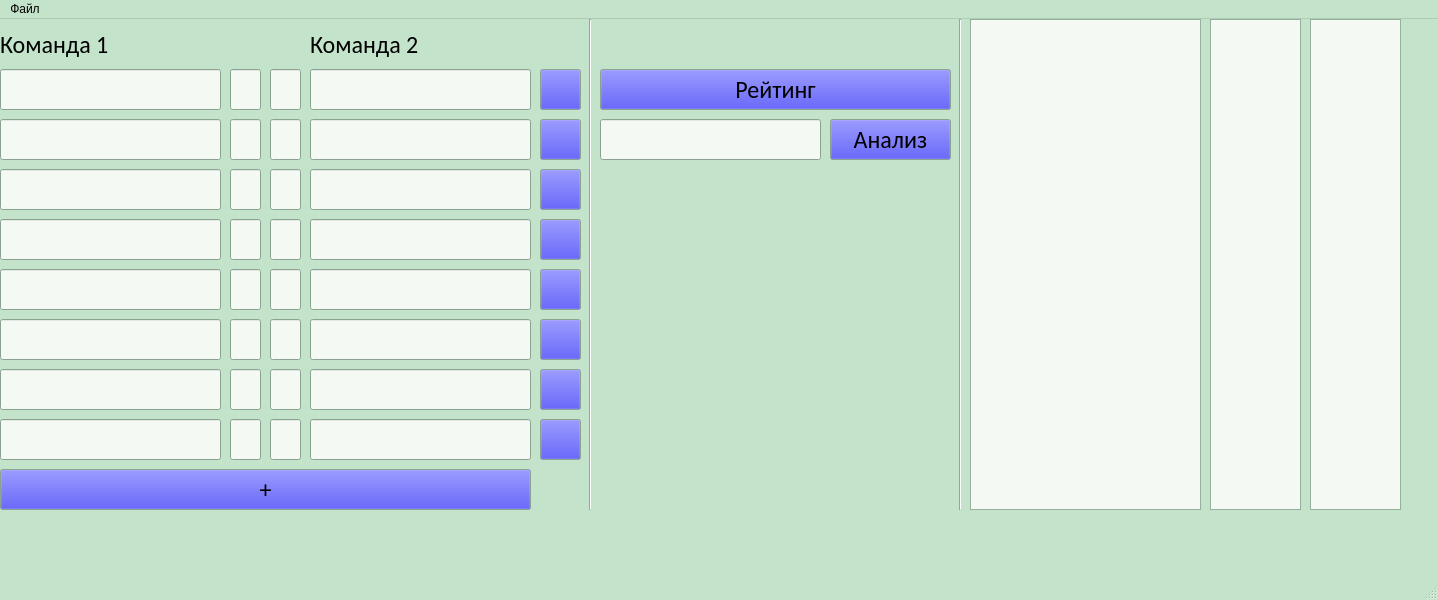
<?xml version="1.0" encoding="UTF-8"?>
<ui version="4.0">
 <class>MainWindow</class>
 <widget class="QMainWindow" name="MainWindow">
  <property name="enabled">
   <bool>true</bool>
  </property>
  <property name="geometry">
   <rect>
    <x>0</x>
    <y>0</y>
    <width>1438</width>
    <height>600</height>
   </rect>
  </property>
  <property name="palette">
   <palette>
    <active>
     <colorrole role="Button">
      <brush brushstyle="SolidPattern">
       <color alpha="255">
        <red>0</red>
        <green>0</green>
        <blue>255</blue>
       </color>
      </brush>
     </colorrole>
     <colorrole role="Base">
      <brush brushstyle="SolidPattern">
       <color alpha="255">
        <red>244</red>
        <green>249</green>
        <blue>244</blue>
       </color>
      </brush>
     </colorrole>
     <colorrole role="Window">
      <brush brushstyle="SolidPattern">
       <color alpha="255">
        <red>196</red>
        <green>227</green>
        <blue>203</blue>
       </color>
      </brush>
     </colorrole>
    </active>
    <inactive>
     <colorrole role="Button">
      <brush brushstyle="SolidPattern">
       <color alpha="255">
        <red>0</red>
        <green>0</green>
        <blue>255</blue>
       </color>
      </brush>
     </colorrole>
     <colorrole role="Base">
      <brush brushstyle="SolidPattern">
       <color alpha="255">
        <red>244</red>
        <green>249</green>
        <blue>244</blue>
       </color>
      </brush>
     </colorrole>
     <colorrole role="Window">
      <brush brushstyle="SolidPattern">
       <color alpha="255">
        <red>196</red>
        <green>227</green>
        <blue>203</blue>
       </color>
      </brush>
     </colorrole>
    </inactive>
    <disabled>
     <colorrole role="Button">
      <brush brushstyle="SolidPattern">
       <color alpha="255">
        <red>0</red>
        <green>0</green>
        <blue>255</blue>
       </color>
      </brush>
     </colorrole>
     <colorrole role="Base">
      <brush brushstyle="SolidPattern">
       <color alpha="255">
        <red>244</red>
        <green>249</green>
        <blue>244</blue>
       </color>
      </brush>
     </colorrole>
     <colorrole role="Window">
      <brush brushstyle="SolidPattern">
       <color alpha="255">
        <red>196</red>
        <green>227</green>
        <blue>203</blue>
       </color>
      </brush>
     </colorrole>
    </disabled>
   </palette>
  </property>
  <property name="windowTitle">
   <string>MainWindow</string>
  </property>
  <widget class="QWidget" name="centralwidget">
   <widget class="QLabel" name="lbl1">
    <property name="geometry">
     <rect>
      <x>0</x>
      <y>0</y>
      <width>221</width>
      <height>51</height>
     </rect>
    </property>
    <property name="font">
     <font>
      <family>Calibri</family>
      <pointsize>18</pointsize>
     </font>
    </property>
    <property name="text">
     <string>Команда 1</string>
    </property>
   </widget>
   <widget class="QLineEdit" name="lineEdit_1">
    <property name="enabled">
     <bool>true</bool>
    </property>
    <property name="geometry">
     <rect>
      <x>0</x>
      <y>50</y>
      <width>221</width>
      <height>41</height>
     </rect>
    </property>
    <property name="font">
     <font>
      <family>Calibri</family>
      <pointsize>18</pointsize>
     </font>
    </property>
    <property name="text">
     <string/>
    </property>
   </widget>
   <widget class="QLineEdit" name="lineEdit_2">
    <property name="geometry">
     <rect>
      <x>230</x>
      <y>50</y>
      <width>31</width>
      <height>41</height>
     </rect>
    </property>
    <property name="font">
     <font>
      <family>Calibri</family>
      <pointsize>18</pointsize>
     </font>
    </property>
   </widget>
   <widget class="QLineEdit" name="lineEdit_3">
    <property name="geometry">
     <rect>
      <x>270</x>
      <y>50</y>
      <width>31</width>
      <height>41</height>
     </rect>
    </property>
    <property name="font">
     <font>
      <family>Calibri</family>
      <pointsize>18</pointsize>
     </font>
    </property>
   </widget>
   <widget class="QLineEdit" name="lineEdit_4">
    <property name="geometry">
     <rect>
      <x>310</x>
      <y>50</y>
      <width>221</width>
      <height>41</height>
     </rect>
    </property>
    <property name="font">
     <font>
      <family>Calibri</family>
      <pointsize>18</pointsize>
     </font>
    </property>
   </widget>
   <widget class="QLineEdit" name="lineEdit_5">
    <property name="geometry">
     <rect>
      <x>310</x>
      <y>100</y>
      <width>221</width>
      <height>41</height>
     </rect>
    </property>
    <property name="font">
     <font>
      <family>Calibri</family>
      <pointsize>18</pointsize>
     </font>
    </property>
   </widget>
   <widget class="QLineEdit" name="lineEdit_6">
    <property name="geometry">
     <rect>
      <x>0</x>
      <y>100</y>
      <width>221</width>
      <height>41</height>
     </rect>
    </property>
    <property name="font">
     <font>
      <family>Calibri</family>
      <pointsize>18</pointsize>
     </font>
    </property>
    <property name="text">
     <string/>
    </property>
   </widget>
   <widget class="QLineEdit" name="lineEdit_7">
    <property name="geometry">
     <rect>
      <x>270</x>
      <y>100</y>
      <width>31</width>
      <height>41</height>
     </rect>
    </property>
    <property name="font">
     <font>
      <family>Calibri</family>
      <pointsize>18</pointsize>
     </font>
    </property>
   </widget>
   <widget class="QLineEdit" name="lineEdit_8">
    <property name="geometry">
     <rect>
      <x>230</x>
      <y>100</y>
      <width>31</width>
      <height>41</height>
     </rect>
    </property>
    <property name="font">
     <font>
      <family>Calibri</family>
      <pointsize>18</pointsize>
     </font>
    </property>
   </widget>
   <widget class="QLineEdit" name="lineEdit_9">
    <property name="geometry">
     <rect>
      <x>310</x>
      <y>150</y>
      <width>221</width>
      <height>41</height>
     </rect>
    </property>
    <property name="font">
     <font>
      <family>Calibri</family>
      <pointsize>18</pointsize>
     </font>
    </property>
   </widget>
   <widget class="QLineEdit" name="lineEdit_10">
    <property name="geometry">
     <rect>
      <x>0</x>
      <y>150</y>
      <width>221</width>
      <height>41</height>
     </rect>
    </property>
    <property name="font">
     <font>
      <family>Calibri</family>
      <pointsize>18</pointsize>
     </font>
    </property>
    <property name="text">
     <string/>
    </property>
   </widget>
   <widget class="QLineEdit" name="lineEdit_11">
    <property name="geometry">
     <rect>
      <x>270</x>
      <y>150</y>
      <width>31</width>
      <height>41</height>
     </rect>
    </property>
    <property name="font">
     <font>
      <family>Calibri</family>
      <pointsize>18</pointsize>
     </font>
    </property>
   </widget>
   <widget class="QLineEdit" name="lineEdit_12">
    <property name="geometry">
     <rect>
      <x>230</x>
      <y>150</y>
      <width>31</width>
      <height>41</height>
     </rect>
    </property>
    <property name="font">
     <font>
      <family>Calibri</family>
      <pointsize>18</pointsize>
     </font>
    </property>
   </widget>
   <widget class="QLineEdit" name="lineEdit_13">
    <property name="geometry">
     <rect>
      <x>230</x>
      <y>300</y>
      <width>31</width>
      <height>41</height>
     </rect>
    </property>
    <property name="font">
     <font>
      <family>Calibri</family>
      <pointsize>18</pointsize>
     </font>
    </property>
   </widget>
   <widget class="QLineEdit" name="lineEdit_14">
    <property name="geometry">
     <rect>
      <x>310</x>
      <y>250</y>
      <width>221</width>
      <height>41</height>
     </rect>
    </property>
    <property name="font">
     <font>
      <family>Calibri</family>
      <pointsize>18</pointsize>
     </font>
    </property>
   </widget>
   <widget class="QLineEdit" name="lineEdit_18">
    <property name="geometry">
     <rect>
      <x>0</x>
      <y>250</y>
      <width>221</width>
      <height>41</height>
     </rect>
    </property>
    <property name="font">
     <font>
      <family>Calibri</family>
      <pointsize>18</pointsize>
     </font>
    </property>
    <property name="text">
     <string/>
    </property>
   </widget>
   <widget class="QLineEdit" name="lineEdit_16">
    <property name="geometry">
     <rect>
      <x>270</x>
      <y>250</y>
      <width>31</width>
      <height>41</height>
     </rect>
    </property>
    <property name="font">
     <font>
      <family>Calibri</family>
      <pointsize>18</pointsize>
     </font>
    </property>
   </widget>
   <widget class="QLineEdit" name="lineEdit_17">
    <property name="geometry">
     <rect>
      <x>230</x>
      <y>250</y>
      <width>31</width>
      <height>41</height>
     </rect>
    </property>
    <property name="font">
     <font>
      <family>Calibri</family>
      <pointsize>18</pointsize>
     </font>
    </property>
   </widget>
   <widget class="QLineEdit" name="lineEdit_15">
    <property name="geometry">
     <rect>
      <x>0</x>
      <y>200</y>
      <width>221</width>
      <height>41</height>
     </rect>
    </property>
    <property name="font">
     <font>
      <family>Calibri</family>
      <pointsize>18</pointsize>
     </font>
    </property>
    <property name="text">
     <string/>
    </property>
   </widget>
   <widget class="QLineEdit" name="lineEdit_19">
    <property name="geometry">
     <rect>
      <x>0</x>
      <y>300</y>
      <width>221</width>
      <height>41</height>
     </rect>
    </property>
    <property name="font">
     <font>
      <family>Calibri</family>
      <pointsize>18</pointsize>
     </font>
    </property>
    <property name="text">
     <string/>
    </property>
   </widget>
   <widget class="QLineEdit" name="lineEdit_20">
    <property name="geometry">
     <rect>
      <x>270</x>
      <y>200</y>
      <width>31</width>
      <height>41</height>
     </rect>
    </property>
    <property name="font">
     <font>
      <family>Calibri</family>
      <pointsize>18</pointsize>
     </font>
    </property>
   </widget>
   <widget class="QLineEdit" name="lineEdit_21">
    <property name="geometry">
     <rect>
      <x>310</x>
      <y>200</y>
      <width>221</width>
      <height>41</height>
     </rect>
    </property>
    <property name="font">
     <font>
      <family>Calibri</family>
      <pointsize>18</pointsize>
     </font>
    </property>
   </widget>
   <widget class="QLineEdit" name="lineEdit_22">
    <property name="geometry">
     <rect>
      <x>270</x>
      <y>300</y>
      <width>31</width>
      <height>41</height>
     </rect>
    </property>
    <property name="font">
     <font>
      <family>Calibri</family>
      <pointsize>18</pointsize>
     </font>
    </property>
   </widget>
   <widget class="QLineEdit" name="lineEdit_23">
    <property name="geometry">
     <rect>
      <x>230</x>
      <y>200</y>
      <width>31</width>
      <height>41</height>
     </rect>
    </property>
    <property name="font">
     <font>
      <family>Calibri</family>
      <pointsize>18</pointsize>
     </font>
    </property>
   </widget>
   <widget class="QLineEdit" name="lineEdit_24">
    <property name="geometry">
     <rect>
      <x>310</x>
      <y>300</y>
      <width>221</width>
      <height>41</height>
     </rect>
    </property>
    <property name="font">
     <font>
      <family>Calibri</family>
      <pointsize>18</pointsize>
     </font>
    </property>
   </widget>
   <widget class="QLineEdit" name="lineEdit_25">
    <property name="geometry">
     <rect>
      <x>310</x>
      <y>350</y>
      <width>221</width>
      <height>41</height>
     </rect>
    </property>
    <property name="font">
     <font>
      <family>Calibri</family>
      <pointsize>18</pointsize>
     </font>
    </property>
   </widget>
   <widget class="QLineEdit" name="lineEdit_26">
    <property name="geometry">
     <rect>
      <x>230</x>
      <y>350</y>
      <width>31</width>
      <height>41</height>
     </rect>
    </property>
    <property name="font">
     <font>
      <family>Calibri</family>
      <pointsize>18</pointsize>
     </font>
    </property>
   </widget>
   <widget class="QLineEdit" name="lineEdit_27">
    <property name="geometry">
     <rect>
      <x>0</x>
      <y>350</y>
      <width>221</width>
      <height>41</height>
     </rect>
    </property>
    <property name="font">
     <font>
      <family>Calibri</family>
      <pointsize>18</pointsize>
     </font>
    </property>
    <property name="text">
     <string/>
    </property>
   </widget>
   <widget class="QLineEdit" name="lineEdit_28">
    <property name="geometry">
     <rect>
      <x>270</x>
      <y>350</y>
      <width>31</width>
      <height>41</height>
     </rect>
    </property>
    <property name="font">
     <font>
      <family>Calibri</family>
      <pointsize>18</pointsize>
     </font>
    </property>
   </widget>
   <widget class="QLabel" name="lbl2">
    <property name="geometry">
     <rect>
      <x>310</x>
      <y>0</y>
      <width>221</width>
      <height>51</height>
     </rect>
    </property>
    <property name="font">
     <font>
      <family>Calibri</family>
      <pointsize>18</pointsize>
     </font>
    </property>
    <property name="text">
     <string>Команда 2</string>
    </property>
   </widget>
   <widget class="QPushButton" name="BtnPlus">
    <property name="geometry">
     <rect>
      <x>0</x>
      <y>450</y>
      <width>531</width>
      <height>41</height>
     </rect>
    </property>
    <property name="font">
     <font>
      <family>Calibri</family>
      <pointsize>18</pointsize>
     </font>
    </property>
    <property name="text">
     <string>+</string>
    </property>
   </widget>
   <widget class="QLineEdit" name="lineEdit_29">
    <property name="geometry">
     <rect>
      <x>270</x>
      <y>400</y>
      <width>31</width>
      <height>41</height>
     </rect>
    </property>
    <property name="font">
     <font>
      <family>Calibri</family>
      <pointsize>18</pointsize>
     </font>
    </property>
   </widget>
   <widget class="QLineEdit" name="lineEdit_30">
    <property name="geometry">
     <rect>
      <x>310</x>
      <y>400</y>
      <width>221</width>
      <height>41</height>
     </rect>
    </property>
    <property name="font">
     <font>
      <family>Calibri</family>
      <pointsize>18</pointsize>
     </font>
    </property>
   </widget>
   <widget class="QLineEdit" name="lineEdit_31">
    <property name="geometry">
     <rect>
      <x>0</x>
      <y>400</y>
      <width>221</width>
      <height>41</height>
     </rect>
    </property>
    <property name="font">
     <font>
      <family>Calibri</family>
      <pointsize>18</pointsize>
     </font>
    </property>
    <property name="text">
     <string/>
    </property>
   </widget>
   <widget class="QLineEdit" name="lineEdit_32">
    <property name="geometry">
     <rect>
      <x>230</x>
      <y>400</y>
      <width>31</width>
      <height>41</height>
     </rect>
    </property>
    <property name="font">
     <font>
      <family>Calibri</family>
      <pointsize>18</pointsize>
     </font>
    </property>
   </widget>
   <widget class="QPushButton" name="pushButton_1">
    <property name="enabled">
     <bool>true</bool>
    </property>
    <property name="geometry">
     <rect>
      <x>540</x>
      <y>50</y>
      <width>41</width>
      <height>41</height>
     </rect>
    </property>
    <property name="text">
     <string/>
    </property>
   </widget>
   <widget class="QPushButton" name="pushButton_2">
    <property name="geometry">
     <rect>
      <x>540</x>
      <y>100</y>
      <width>41</width>
      <height>41</height>
     </rect>
    </property>
    <property name="text">
     <string/>
    </property>
   </widget>
   <widget class="QPushButton" name="pushButton_3">
    <property name="geometry">
     <rect>
      <x>540</x>
      <y>150</y>
      <width>41</width>
      <height>41</height>
     </rect>
    </property>
    <property name="text">
     <string/>
    </property>
   </widget>
   <widget class="QPushButton" name="pushButton_4">
    <property name="geometry">
     <rect>
      <x>540</x>
      <y>200</y>
      <width>41</width>
      <height>41</height>
     </rect>
    </property>
    <property name="text">
     <string/>
    </property>
   </widget>
   <widget class="QPushButton" name="pushButton_5">
    <property name="geometry">
     <rect>
      <x>540</x>
      <y>250</y>
      <width>41</width>
      <height>41</height>
     </rect>
    </property>
    <property name="text">
     <string/>
    </property>
   </widget>
   <widget class="QPushButton" name="pushButton_6">
    <property name="geometry">
     <rect>
      <x>540</x>
      <y>300</y>
      <width>41</width>
      <height>41</height>
     </rect>
    </property>
    <property name="text">
     <string/>
    </property>
   </widget>
   <widget class="QPushButton" name="pushButton_7">
    <property name="geometry">
     <rect>
      <x>540</x>
      <y>350</y>
      <width>41</width>
      <height>41</height>
     </rect>
    </property>
    <property name="text">
     <string/>
    </property>
   </widget>
   <widget class="QPushButton" name="pushButton_8">
    <property name="geometry">
     <rect>
      <x>540</x>
      <y>400</y>
      <width>41</width>
      <height>41</height>
     </rect>
    </property>
    <property name="text">
     <string/>
    </property>
   </widget>
   <widget class="Line" name="line">
    <property name="geometry">
     <rect>
      <x>580</x>
      <y>0</y>
      <width>20</width>
      <height>491</height>
     </rect>
    </property>
    <property name="orientation">
     <enum>Qt::Vertical</enum>
    </property>
   </widget>
   <widget class="QPushButton" name="result1">
    <property name="enabled">
     <bool>true</bool>
    </property>
    <property name="geometry">
     <rect>
      <x>600</x>
      <y>50</y>
      <width>351</width>
      <height>41</height>
     </rect>
    </property>
    <property name="font">
     <font>
      <family>Calibri</family>
      <pointsize>18</pointsize>
     </font>
    </property>
    <property name="styleSheet">
     <string notr="true">Add color/background-color rgb(0, 0, 255)</string>
    </property>
    <property name="text">
     <string>Рейтинг</string>
    </property>
   </widget>
   <widget class="QLineEdit" name="ent1">
    <property name="geometry">
     <rect>
      <x>600</x>
      <y>100</y>
      <width>221</width>
      <height>41</height>
     </rect>
    </property>
    <property name="font">
     <font>
      <family>Calibri</family>
      <pointsize>18</pointsize>
     </font>
    </property>
   </widget>
   <widget class="QPushButton" name="btn1">
    <property name="geometry">
     <rect>
      <x>830</x>
      <y>100</y>
      <width>121</width>
      <height>41</height>
     </rect>
    </property>
    <property name="font">
     <font>
      <family>Calibri</family>
      <pointsize>18</pointsize>
     </font>
    </property>
    <property name="text">
     <string>Анализ</string>
    </property>
   </widget>
   <widget class="Line" name="line_2">
    <property name="geometry">
     <rect>
      <x>950</x>
      <y>0</y>
      <width>20</width>
      <height>491</height>
     </rect>
    </property>
    <property name="orientation">
     <enum>Qt::Vertical</enum>
    </property>
   </widget>
   <widget class="QTextBrowser" name="textBrowser_2">
    <property name="geometry">
     <rect>
      <x>1210</x>
      <y>0</y>
      <width>91</width>
      <height>491</height>
     </rect>
    </property>
    <property name="font">
     <font>
      <family>Calibri</family>
      <pointsize>16</pointsize>
     </font>
    </property>
   </widget>
   <widget class="QTextBrowser" name="textBrowser_1">
    <property name="geometry">
     <rect>
      <x>970</x>
      <y>0</y>
      <width>231</width>
      <height>491</height>
     </rect>
    </property>
    <property name="font">
     <font>
      <family>Calibri</family>
      <pointsize>16</pointsize>
     </font>
    </property>
   </widget>
   <widget class="QTextBrowser" name="textBrowser_3">
    <property name="geometry">
     <rect>
      <x>1310</x>
      <y>0</y>
      <width>91</width>
      <height>491</height>
     </rect>
    </property>
    <property name="font">
     <font>
      <family>Calibri</family>
      <pointsize>16</pointsize>
     </font>
    </property>
   </widget>
  </widget>
  <widget class="QMenuBar" name="menubar">
   <property name="geometry">
    <rect>
     <x>0</x>
     <y>0</y>
     <width>1438</width>
     <height>21</height>
    </rect>
   </property>
   <widget class="QMenu" name="menu">
    <property name="title">
     <string>Файл</string>
    </property>
    <addaction name="menu_save"/>
    <addaction name="menu_load"/>
   </widget>
   <addaction name="menu"/>
  </widget>
  <widget class="QStatusBar" name="statusbar"/>
  <action name="menu_save">
   <property name="icon">
    <iconset>
     <normaloff>icon2.png</normaloff>icon2.png</iconset>
   </property>
   <property name="text">
    <string>сохранить</string>
   </property>
   <property name="toolTip">
    <string>сохранить турнир</string>
   </property>
  </action>
  <action name="menu_load">
   <property name="icon">
    <iconset>
     <normaloff>icon3.png</normaloff>icon3.png</iconset>
   </property>
   <property name="text">
    <string>загрузить</string>
   </property>
   <property name="toolTip">
    <string>загрузить турнир из файла</string>
   </property>
  </action>
 </widget>
 <resources/>
 <connections/>
</ui>
